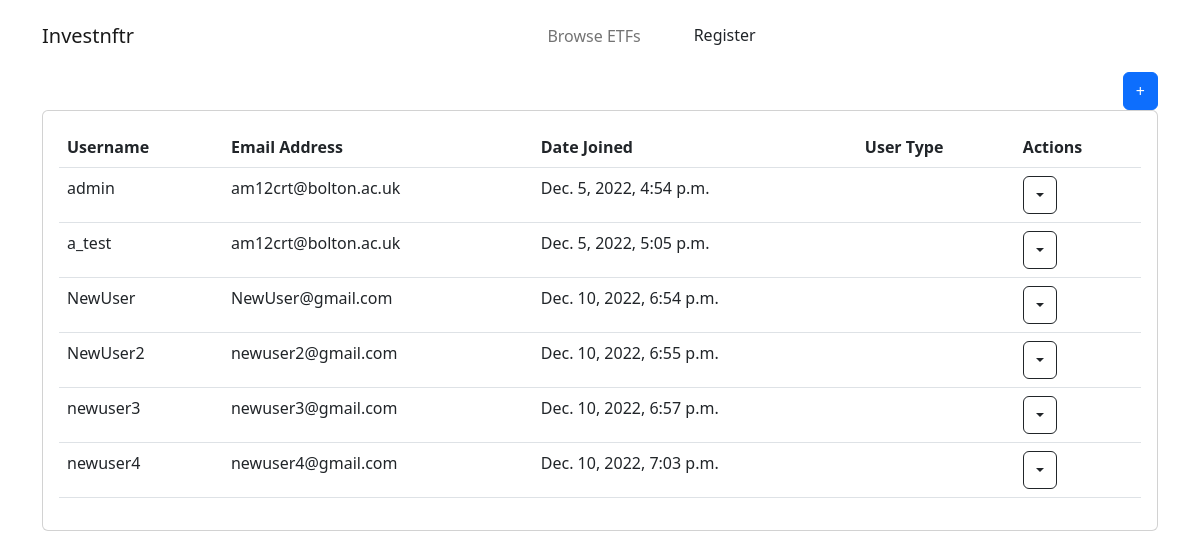
Screenshot of /sadmin/users/ with the database file from the repository.
### accounts/models.py (models this page shows)
class CustomUser(AbstractUser):
    phone_number = models.CharField(max_length=12)
    def get_absolute_url(self):
        return reverse('customuser_detail', args = [str(self.id)])

### sadmin/views.py (the view)
# urls.py: path('users/', views.Users.as_view(), name='users'),
class Users(generic.ListView):
    model = CustomUser
    context_object_name = "users"
    template_name = 'sadmin/users.html'
    def get_queryset(self):
        return CustomUser.objects.all()

### templates/sadmin/users.html (shortened to what this page needs)
<!DOCTYPE html>
<html>
  <head>
    <link
        href="https://cdn.jsdelivr.net/npm/bootstrap@5.2.3/dist/css/bootstrap.min.css"
        rel="stylesheet"
    >
  </head>
  <body class="{% block body_class %}{% endblock body_class %}">
    {% include "includes/navigation.html" %}
    {% block content %}
        <div class="container">
          <div class="d-grid gap-2 d-md-flex justify-content-md-end">
            <a class="btn btn-primary" href="#">+</a>
          </div>
            <div class="card">
              <div class="card-body">
                  <table class="table">
                      <tr>
                          <th>Username</th>
                          <th>Email Address</th>
                          <th>Date Joined</th>
                          <th>User Type</th>
                          <th>Actions</th>
                      </tr>
                      {% for user in users %}
                          <tr>
                              <td>{{ user.username }}</td>
                              <td>{{ user.email }}</td>
                              <td>{{ user.date_joined }}</td>
                              <td>
                              </td>
                              <td>
                                  <div class="dropdown">
                                      <button class="btn btn-outline-dark dropdown-toggle" type="button" data-bs-toggle="dropdown" aria-expanded="false"></button>
                                  </div>
                              </td>
                          </tr>
                      {% endfor %}
                  </table>
              </div>
          </div>
        </div>
    {% endblock content %}
  </body>
</html>

### rows the page displays
CustomUser: username "admin", email "am12crt@bolton.ac.uk", date_joined "Dec. 5, 2022, 4:54 p.m."
CustomUser: username "a_test", email "am12crt@bolton.ac.uk", date_joined "Dec. 5, 2022, 5:05 p.m."
CustomUser: username "NewUser", email "NewUser@gmail.com", date_joined "Dec. 10, 2022, 6:54 p.m."
CustomUser: username "NewUser2", email "newuser2@gmail.com", date_joined "Dec. 10, 2022, 6:55 p.m."
CustomUser: username "newuser3", email "newuser3@gmail.com", date_joined "Dec. 10, 2022, 6:57 p.m."
CustomUser: username "newuser4", email "newuser4@gmail.com", date_joined "Dec. 10, 2022, 7:03 p.m."
